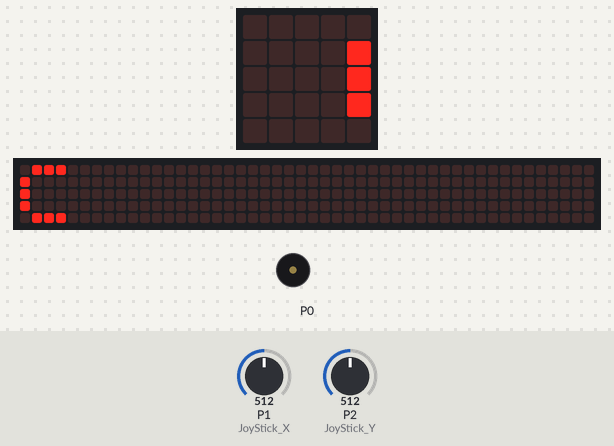
This program was run on a simulated BBC micro:bit running MicroPython. On the bench: the board's 5×5 LED display, a strip that is not on the board, showing the scrolling text unrolled, buzzer (waves = sounding). Inputs (shaded band) come from the test bench; at power-on: P1 (JoyStick_X) = 512, P2 (JoyStick_Y) = 512 (analog values on the 0–1023 scale). The 48×5 strip is a reading aid, not a part: it shows the text the display is scrolling, unrolled, one strip-width of it at a time.

Above: at 16.07 s.
At 16.82 s:
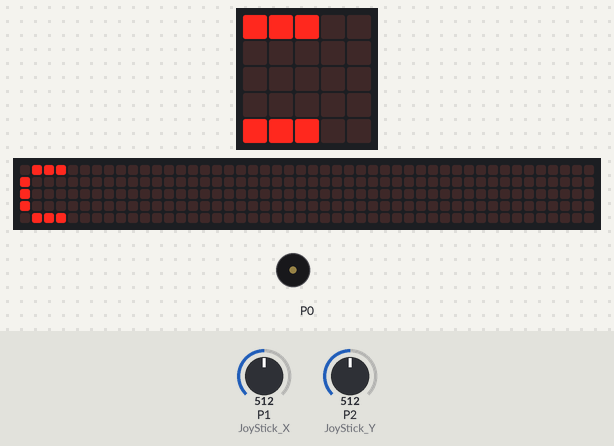
At 17.58 s:
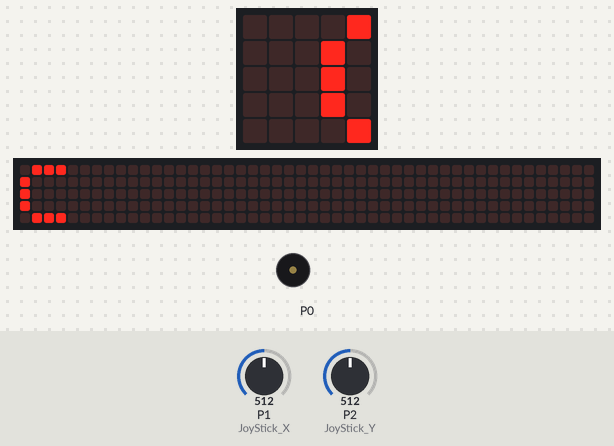
Timing chart, 0 to 19.1 s (numbered marks = the images above):
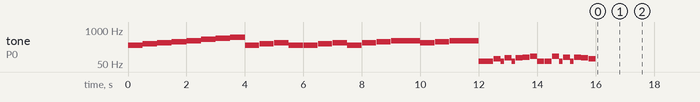

The program:

WSJoyStick.py
```python
# Add your Python code here. E.g.
from microbit import *
import music

JoyStick_P = pin8
JoyStick_X = pin1
JoyStick_Y = pin2
KEY_A = pin5
KEY_B = pin11
KEY_C = pin15
KEY_D = pin14
KEY_E = pin13
KEY_F = pin12
DIR = {
    'NONE': 0,
    'U': 1,
    'D': 2,
    'L': 3,
    'R': 4,
    'U_L': 5,
    'U_R': 6,
    'D_L': 7,
    'D_R': 8
}
KEY = {
    'NONE': 0,
    'P': 1,
    'A': 2,
    'B': 3,
    'C': 4,
    'D': 5,
    'E': 6,
    'F': 7
}
SCALE = {
    'C': 262,
    'bD': 277,
    'D': 294,
    'bE': 311,
    'E': 330,
    'F': 349,
    'bG': 370,
    'G': 392,
    'bA': 415,
    'A': 440,
    'bB': 466,
    'B': 494,
    'C1': 523
}
two_tigers = ["C4:4", "D4:4", "E4:4", "C4:4", "C4:4", "D4:4", "E4:4", "C4:4", "E4:4", "F4:4", "G4:8", "E4:4", "F4:4", "G4:8"]


class JOYSTICK():
    def __init__(self):
        self.Read_X = JoyStick_X.read_analog()
        self.Read_Y = JoyStick_Y.read_analog()

    def Listen_Dir(self, Dir):
        Get_Rocker = DIR['NONE']
        New_X = JoyStick_X.read_analog()
        New_Y = JoyStick_Y.read_analog()

        Dx = abs(self.Read_X - New_X)
        Dy = abs(self.Read_Y - New_Y)

        Right = New_X - self.Read_X
        Left = self.Read_X - New_X
        Up = New_Y - self.Read_Y
        Down = self.Read_Y - New_Y

        # max = 1023
        Precision = 150

        if Right > Precision and Dy < Precision:
            Get_Rocker = DIR['R']
        elif Left > Precision and Dy < Precision:
            Get_Rocker = DIR['L']
        elif Up > Precision and Dx < Precision:
            Get_Rocker = DIR['U']
        elif Down > Precision and Dx < Precision:
            Get_Rocker = DIR['D']
        elif Right > Precision and Up > Precision:
            Get_Rocker = DIR['U_R']
        elif Right > Precision and Down > Precision:
            Get_Rocker = DIR['D_R']
        elif Left > Precision and Up > Precision:
            Get_Rocker = DIR['U_L']
        elif Left > Precision and Down > Precision:
            Get_Rocker = DIR['D_L']
        else:
            Get_Rocker = DIR['NONE']

        if Dir == Get_Rocker:
            return True
        else:
            return False

    def Listen_Key(self, Key):
        read_key = KEY['NONE']
        if button_a.is_pressed():
            read_key = KEY['A']
        elif button_b.is_pressed():
            read_key = KEY['B']
        elif KEY_C.read_digital() == 0:
            read_key = KEY['C']
        elif KEY_D.read_digital() == 0:
            read_key = KEY['D']
        elif KEY_E.read_digital() == 0:
            read_key = KEY['E']
        elif KEY_F.read_digital() == 0:
            read_key = KEY['F']
        elif JoyStick_P.read_digital() == 0:
            read_key = KEY['P']
        else:
            read_key = KEY['NONE']

        if Key == read_key:
            return True
        else:
            return False

    def PlayScale(self, freq):
        millisec = 500
        music.pitch(freq, millisec)

    def Playmusic(self, tune):
        music.play(tune)

    def Test(self):
        while self.Listen_Dir(DIR['U']):
            display.show(Image.ARROW_N)
        while self.Listen_Dir(DIR['D']):
            display.show(Image.ARROW_S)
        while self.Listen_Dir(DIR['L']):
            display.show(Image.ARROW_W)
        while self.Listen_Dir(DIR['R']):
            display.show(Image.ARROW_E)
        while self.Listen_Dir(DIR['U_L']):
            display.show(Image.ARROW_NW)
        while self.Listen_Dir(DIR['U_R']):
            display.show(Image.ARROW_NE)
        while self.Listen_Dir(DIR['D_L']):
            display.show(Image.ARROW_SW)
        while self.Listen_Dir(DIR['D_R']):
            display.show(Image.ARROW_SE)
        while self.Listen_Key(KEY['A']):
            display.scroll("A")
        while self.Listen_Key(KEY['B']):
            display.scroll("B")
        while self.Listen_Key(KEY['C']):
            display.scroll("C")
        while self.Listen_Key(KEY['D']):
            display.scroll("D")
        while self.Listen_Key(KEY['E']):
            display.scroll("E")
        while self.Listen_Key(KEY['F']):
            display.scroll("F")
        while self.Listen_Key(KEY['P']):
            display.scroll("P")
        display.clear()


JoyStick = JOYSTICK()

JoyStick.PlayScale(SCALE['C'])
JoyStick.PlayScale(SCALE['D'])
JoyStick.PlayScale(SCALE['E'])
JoyStick.PlayScale(SCALE['F'])
JoyStick.PlayScale(SCALE['G'])
JoyStick.PlayScale(SCALE['A'])
JoyStick.PlayScale(SCALE['B'])
JoyStick.PlayScale(SCALE['C1'])
JoyStick.Playmusic(two_tigers)
JoyStick.Playmusic(music.FUNK)

while True:
    JoyStick.Test()
```
